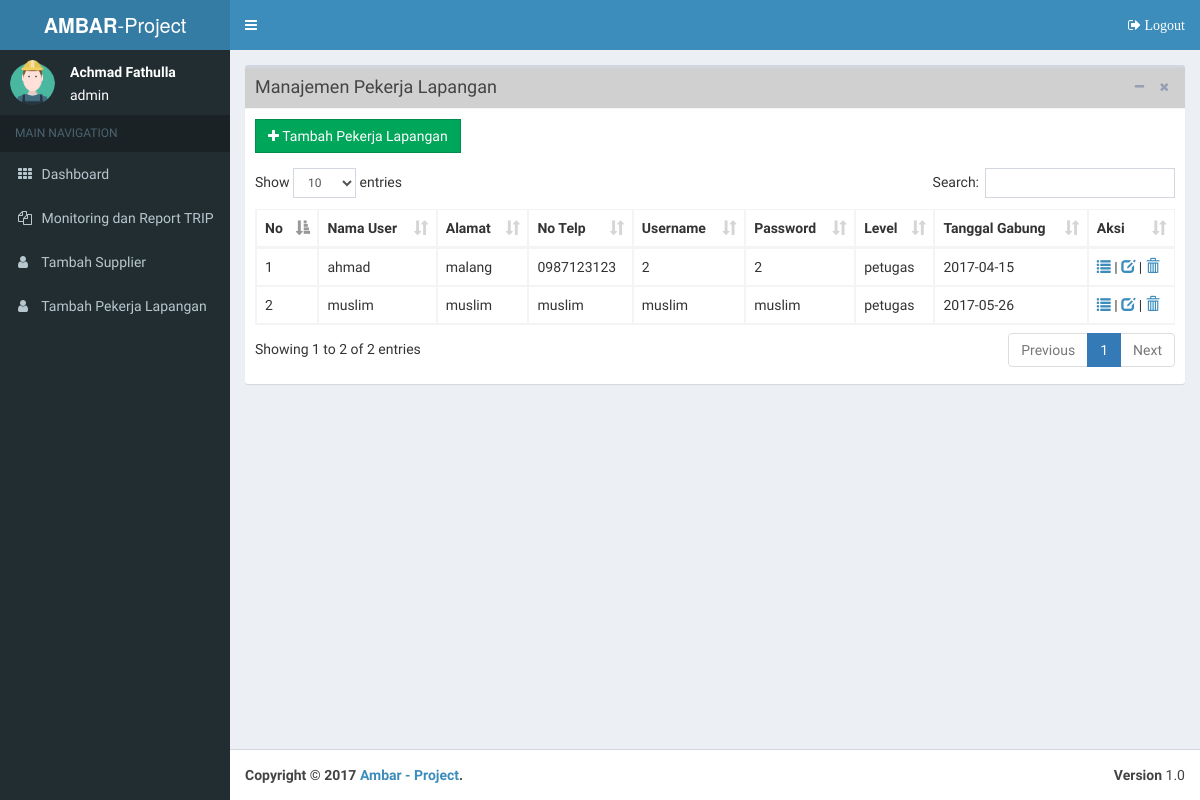
The app's page /index.php?p=input-pekerja-lap (signed in) with its own data.
### tables this page shows
CREATE TABLE `usr_ambar` (
  `id_user` int(11) NOT NULL,
  `nama_user` varchar(50) DEFAULT NULL,
  `tanggal_gabung` date DEFAULT NULL,
  `alamat` varchar(50) DEFAULT NULL,
  `no_telp` varchar(50) DEFAULT NULL,
  `username` char(8) NOT NULL,
  `password` char(8) NOT NULL,
  `id_level` char(8) NOT NULL
);

CREATE TABLE `level` (
  `id_level` char(8) NOT NULL,
  `level` varchar(20) DEFAULT NULL
);

### input-pekerja-lap.php (the view, shortened to what this page needs)
<?php
require_once 'koneksi.php';
$coba = mysqli_query($koneksi, "SELECT u.id_user,u.nama_user,u.tanggal_gabung,u.alamat,u.no_telp,u.username,u.password,l.level FROM usr_ambar u,level l WHERE u.id_level=l.id_level AND l.level='petugas'");
$no=1;
?>
<section class="content">
  <div class="box">
    <div class="box-header with-border" style="background: #D1D0D0">
      <h3 class="box-title">Manajemen Pekerja Lapangan</h3>
      <div class="box-tools pull-right">
        <button class="btn btn-box-tool" data-widget="collapse" data-toggle="tooltip" title="Collapse"><i class="fa fa-minus"></i></button>
        <button class="btn btn-box-tool" data-widget="remove" data-toggle="tooltip" title="Remove"><i class="fa fa-times"></i></button>
      </div>
    </div>
    <div class="box-body">
      <div class="form-group">
        <button data-toggle="modal" data-target="#myModal" class="btn btn-success btn-flat"><span class="fa fa-plus"></span> Tambah Pekerja Lapangan</button>
      </div>
      <table id="customers2" class="table table-bordered table-hover">
        <thead>
          <tr>
            <th>No</th>
            <th>Nama User</th>
            <th>Alamat</th>
            <th>No Telp</th>
            <th>Username</th>
            <th>Password</th>
            <th>Level</th>
            <th>Tanggal Gabung</th>
            <th>Aksi</th>
          </tr>
        </thead>
        <tbody>
          <?php while ($row = mysqli_fetch_array($coba)) { ?>
          <tr>
            <td><?php echo $no++;?></td>
            <td><?php echo $row['nama_user'];?></td>
            <td><?php echo $row['alamat'];?></td>
            <td><?php echo $row['no_telp'];?></td>
            <td><?php echo $row['username'];?></td>
            <td><?php echo $row['password'];?></td>
            <td><?php echo $row['level'];?></td>
            <td><?php echo $row['tanggal_gabung'];?></td>
            <td>
              <a href="?p=action-detail-user&&id=<?php echo $row['id_user']; ?>" title="Detail"><span class="glyphicon glyphicon-list" aria-hidden="true"></span></a> |
              <a href="?p=action-edit-user&&id=<?php echo $row['id_user'];?>" title="Edit"><span class="glyphicon glyphicon-edit" aria-Hidden="true"></span></a> |
              <a href="action-delete-user.php?id=<?php echo $row['id_user']; ?>" title= "Hapus"><span class="glyphicon glyphicon-trash" onclick="return confirm('Yakin ID User <?php echo $row2['id_user'];?> akan dihapus?')" aria-hidden="true"></span></a>
            </td>
          </tr>
          <?php } ?>
        </tbody>
      </table>
    </div>
  </div>
</section>

### index.php (shortened to what this page needs)
<?php
include 'koneksi.php';
$p=htmlentities($_GET['p']);
$iduser=$_SESSION['id_user'];
$coba = mysqli_query($koneksi, "SELECT * FROM usr_ambar u,level l WHERE u.id_level = l.id_level AND id_user = $iduser");
$level=mysqli_query($koneksi, "SELECT l.level FROM usr_ambar u,level l where u.id_level=l.id_level AND id_user = $iduser");
$lev=mysqli_fetch_array($level);
$row = mysqli_fetch_array($coba);
$namauser=$row['nama_user'];
?>
<!DOCTYPE html>
<html>
<head>
  <link rel="stylesheet" href="plugins/bootstrap/css/bootstrap.min.css">
  <link rel="stylesheet" href="https://maxcdn.bootstrapcdn.com/font-awesome/4.4.0/css/font-awesome.min.css">
  <link rel="stylesheet" href="https://code.ionicframework.com/ionicons/2.0.1/css/ionicons.min.css">
  <link rel="stylesheet" href="plugins/datatables/dataTables.bootstrap.css">
  <link rel="stylesheet" href="plugins/datatables/extensions/Responsive/css/dataTables.responsive.css">
  <link rel="stylesheet" href="dist/css/AdminLTE.min.css">
  <link rel="stylesheet" href="dist/css/skins/_all-skins.min.css">
  <link rel="stylesheet" href="plugins/sweetalert/sweetalert.css">
  <link rel="stylesheet" href="plugins/datepicker/datepicker3.css">
</head>
<body class="hold-transition skin-blue sidebar-mini">
  <div class="wrapper">
    <header class="main-header">
      <a href="index.php" class="logo">
        <span class="logo-lg"><b>AMBAR</b>-Project</span>
      </a>
      <nav class="navbar navbar-static-top" role="navigation">
        <a href="#" class="sidebar-toggle" data-toggle="offcanvas" role="button">
        </a>
        <div class="navbar-custom-menu">
          <ul class="nav navbar-nav">
            <li>
              <a href="logout.php"><i class="fa fa-sign-out" onclick="return confirm('Apakah anda yakin akan Logout?')"> Logout</i></a>
            </li>
          </ul>
        </div>
      </nav>
    </header>
    <aside class="main-sidebar">
      <section class="sidebar">
        <div class="user-panel">
          <div class="pull-left image">
            <img src="dist/img/worker.png" class="img-circle" alt="User Image">
          </div>
          <div class="pull-left info">
            <p><?php echo $namauser;?></p>
            <?php echo $lev['level']; ?>
          </div>
        </div>
        <?php
        if($lev['level']=='admin'){
          include "menu-admin.php";
        }
        ?>
      </section>
    </aside>
    <div class="content-wrapper">
      <?php
      $file="$p.php";
      $cek=strlen($p);
      if ($cek>30||!file_exists($file)||empty($p)) {
        if($lev['level']=='admin'){
          include "dashboard2.php";
        }
        if($lev['level']=='petugas'){
          include "dashboard-admin.php";
        }
      } else {
        include ($file);
      }
      ?>
    </div>
    <footer class="main-footer">
      <div class="pull-right hidden-xs">
        <b>Version</b> 1.0
      </div>
      <strong>Copyright &copy; 2017 <a href="#">Ambar - Project</a>.</strong>
    </footer>
  </div>
</body>
</html>

### records on screen
usr_ambar: nama_user "Achmad Fathulla"
level: level "admin"
usr_ambar: nama_user "ahmad", alamat "malang", no_telp "0987123123", username "2", password "2", id_level.level "petugas", tanggal_gabung "2017-04-15"
usr_ambar: nama_user "muslim", alamat "muslim", no_telp "muslim", username "muslim", password "muslim", id_level.level "petugas", tanggal_gabung "2017-05-26"
